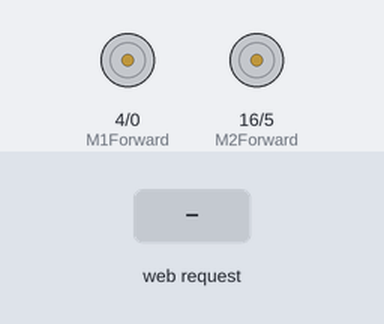
Simulated run of this sketch. Board: ESP8266 (NodeMCU). Shown: motor-driver pin pairs drawn as motors (green arrow = first pin HIGH = forward, orange = second pin HIGH = backward, longer = more drive, scaled by the enable pin). The test bench sets the inputs (shaded band). What the sketch prints to the serial monitor is not drawn.

Above: at 1.2 s.
1.3 s: HTTP request GET /move?dir=F received
At 2.5 s:
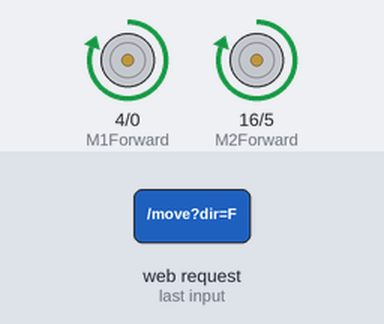
2.8 s: HTTP request GET /move?dir=R received
At 3.9 s:
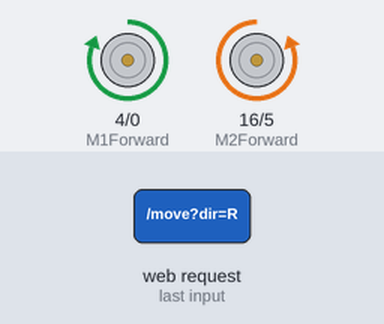
4.3 s: HTTP request GET /move?dir=L received
At 5.1 s:
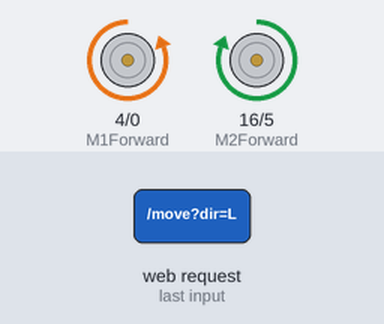
5.8 s: HTTP request GET /move?dir=B received
At 6.3 s:
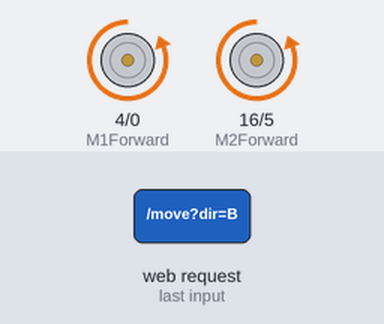
7.3 s: HTTP request GET /move?dir=1 received
At 8.5 s:
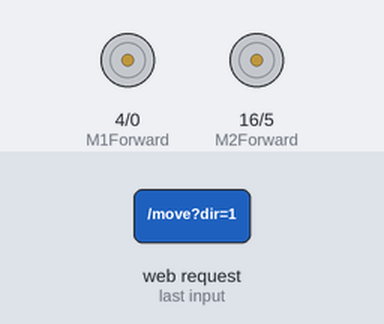
Timing chart, 0 to 9.8 s (numbered marks = the images above; inputs shaded):
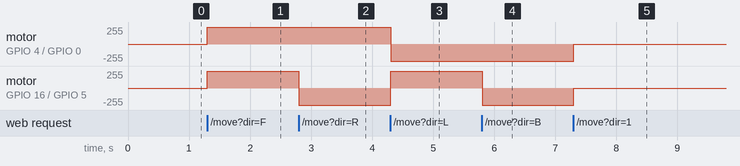

The sketch:

Fauceter_WiFi_Car.ino
```cpp
//10 AUGUST 2020
//CRATUS MK10
//FAUCETER WIFI CAR
//BY PRADEEP RAJ (M.P.R)

#include <ESP8266WiFi.h>
#include <ESP8266WebServer.h>

IPAddress ip(192,153,5,3);
IPAddress netmask(255,255,255,0);
ESP8266WebServer server(8080) ;

const char* ssid = "Fauceter WiFi Car";

//M1-LEFT M2-RIGHT

int M1Forward =4 ;  //D2--IN3
int M2Forward =16 ;  //D0--IN1
int M1Backward =0 ;  //D3--IN4
int M2Backward =5 ; //D1--IN2

int M1ENB = 12; //D6--EB
int M2ENB = 14; //D5--EA

void setup() {
  pinMode(M1Forward, OUTPUT);
  pinMode(M2Forward, OUTPUT);
  pinMode(M1Backward, OUTPUT);
  pinMode(M2Backward, OUTPUT);

  pinMode(M1ENB, OUTPUT);
  pinMode(M2ENB, OUTPUT);

  WiFi.mode(WIFI_AP);
  WiFi.softAPConfig(ip,ip,netmask);
  WiFi.softAP(ssid);

  server.on("/move",HTTP_GET,Move);
  server.onNotFound(NotConnected);
  Serial.begin(115200);
  server.begin();
}

void loop()  {
  server.handleClient();
  Serial.println(".......");
  Serial.println("WIFI Connected");
  Serial.println("NODE MCU Local IP address ");
  Serial.print(WiFi.localIP());

}

void Move() {
  if (!server.hasArg("dir"))  {
    server.send(404,"text / plain","Move : Undefined");
    return;
  }
  String direction = server.arg("dir");

  if (direction.equals("F")) {
    forward();
    server.send(200,"text / plain","Move : Forward");
  }
  else if (direction.equals("R"))  {
    Right();
    server.send(200,"text / plain","Move : Right");
  }
  else if (direction.equals("L"))  {
    Left();
    server.send(200,"text / plain","Move : Left");
  }
  else if (direction.equals("B"))  {
    backward();
    server.send(200,"text / plain","Move : Backward");
  }
  else {
    stop();
    server.send(200,"text / plain","Move : Stop");
  }
}

void NotConnected() {
  server.send(404, "text / plain", "404 : Devicce Not found");
}


void forward() {
    digitalWrite(M1ENB, HIGH);
    digitalWrite(M2ENB, HIGH);
    digitalWrite(M1Forward,HIGH);
    digitalWrite(M1Backward,LOW);
    digitalWrite(M2Forward,HIGH);
    digitalWrite(M2Backward,LOW);
}

void backward(){
      digitalWrite(M1ENB, HIGH);
      digitalWrite(M2ENB, HIGH);
    digitalWrite(M1Forward,LOW);
    digitalWrite(M1Backward,HIGH);
    digitalWrite(M2Forward,LOW);
    digitalWrite(M2Backward,HIGH);    }

void Right(){
      digitalWrite(M1ENB, HIGH);
      digitalWrite(M2ENB, HIGH);
      digitalWrite(M1Forward,HIGH);
      digitalWrite(M1Backward,LOW);
      digitalWrite(M2Forward,LOW);
      digitalWrite(M2Backward,HIGH);
  }

void Left(){
      digitalWrite(M1ENB, HIGH);
      digitalWrite(M2ENB, HIGH);
    digitalWrite(M1Forward,LOW);
    digitalWrite(M1Backward,HIGH);
    digitalWrite(M2Forward,HIGH);
    digitalWrite(M2Backward,LOW);
    }

 void stop(){
      digitalWrite(M1ENB, LOW);
      digitalWrite(M2ENB, LOW);
    digitalWrite(M1Forward,LOW);
    digitalWrite(M1Backward,LOW);
    digitalWrite(M2Forward,LOW);
    digitalWrite(M2Backward,LOW);
 }

//THIS CODE CONTAINS SOME BUGS TO WORK WITH APPLICATION FOR RECTIFICATION GO & WATCH OUR DIY VIDEO AT YOUTUBE
```

Measured:
- after the input at 1.3 s, motor on GPIO 4 (M1Forward) / GPIO 0 (M1Backward), motor on GPIO 16 (M2Forward) / GPIO 5 (M2Backward): stopped → forward 255/255 at once
- after the input at 2.8 s, motor on GPIO 16 (M2Forward) / GPIO 5 (M2Backward): forward 255/255 → backward 255/255 at once
- after the input at 4.3 s, motor on GPIO 4 (M1Forward) / GPIO 0 (M1Backward): forward 255/255 → backward 255/255 at once; motor on GPIO 16 (M2Forward) / GPIO 5 (M2Backward): backward 255/255 → forward 255/255 at once
- after the input at 5.8 s, motor on GPIO 16 (M2Forward) / GPIO 5 (M2Backward): forward 255/255 → backward 255/255 at once
- after the input at 7.3 s, motor on GPIO 4 (M1Forward) / GPIO 0 (M1Backward), motor on GPIO 16 (M2Forward) / GPIO 5 (M2Backward): backward 255/255 → stopped at once
